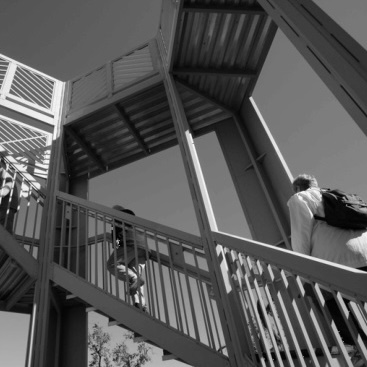
#> input picture Exercise2/data/input/greyscale_image.jpg, 367 x 367 px; its folder holds 2 pictures in this run
$ jupyter execute exercise_2.ipynb   (older library calls are emulated)
#> lines starting #> are read from the running program, lines starting #| are printed output that depends on the picture; after the words box and inside, x2 and y2 are one past the last pixel; in counts of white or black regions, pixels touching at a corner belong together
*Put your input image files in `data/input`.*

[cell 1]
import os
import cv2
import numpy as np
import matplotlib.pyplot as plt
from skimage.feature import blob_log, blob_dog, blob_doh, corner_harris, corner_peaks
np.random.seed(42)
H, W = 256, 256 # Image dimensions

## Helper Functions

[cell 2]
def read_image(filename, format='gray'):
    """
    Read image from file and convert to specified format.
    """
    basepath = os.path.curdir
    img = cv2.imread(os.path.join(basepath, 'data', 'input', filename))
    if format == 'gray':
        img = cv2.cvtColor(img, cv2.COLOR_BGR2GRAY)
    elif format == 'rgb':
        img = cv2.cvtColor(img, cv2.COLOR_BGR2RGB)
    img = cv2.resize(img, (256, 256))
    return img.astype(np.float64)

[cell 3]
def make_blob_image(
    radii: list = [4, 8, 16, 32, 64],
    size: int = 256,
    overlap: float = 0.0,
) -> tuple:
    """
    Synthetic black image with white filled circles of given radii.
    Circles are placed left-to-right with controlled spacing.

    Parameters
    ----------
    radii   : list of int — radii of circles to draw
    size    : int         — image is (size x size)
    overlap : float       — fraction of the smaller circle's radius
                           by which adjacent circles may overlap.
                           0.0  = circles just touch (default, no overlap)
                           0.5  = circles overlap by 50% of the smaller radius
                           -0.5 = extra gap equal to 50% of the smaller radius

    Returns
    -------
    img     : np.ndarray (size, size, uint8)
    centres : list of (cx, cy) tuples
    """
#> called with size = 256, overlap = 0
    img = np.zeros((size, size), dtype=np.uint8)
    centres = []
    cy = size // 2

    # Place first circle: its left edge starts at one radius from the border
    cx = radii[0] + 5

    for i, r in enumerate(radii):
        centres.append((cx, cy))
        cv2.circle(img, (cx, cy), r, 255, -1)

        if i < len(radii) - 1:
            r_next = radii[i + 1]
            gap = overlap * min(r, r_next)
            # next centre = current centre + current radius + next radius - gap
            cx = cx + r + r_next - int(gap)
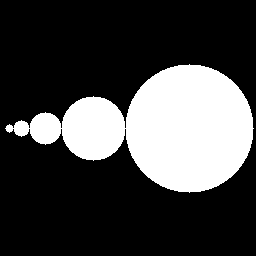
#> img: shape (256, 256); 26.1% white; 1 white region, box (x1, y1, x2, y2) and area: (5, 64, 254, 193) 17101
#> after the loop, cx = 189

    return img, centres

[cell 4]
sample_blob_img = make_blob_image(overlap=0.0)
plt.imshow(sample_blob_img[0], cmap='gray'); plt.title('Synthetic Blob Image'); plt.axis('off'); plt.show()

[cell 5]
def make_ellipse_image(
    aspect_ratios: list = [2.0, 3.0, 4.0],
    base_radius: int = 40,
    size: int = 256,
    gap_px: int = 5,
    angle: float = 90.0,
) -> tuple:
    """
    Synthetic black image with white filled ellipses of varying aspect ratios.
    Major axis is always base_radius; minor axis = base_radius / aspect_ratio.

    Parameters
    ----------
    aspect_ratios : list of float — major/minor axis ratio.
                    1.0 = circle, 2.0 = twice as wide as tall, etc.
    base_radius   : int   — length of the major axis (semi-axis a) in pixels
    size          : int   — image is (size x size)
    gap_px        : int   — fixed pixel gap between adjacent ellipses
    angle         : float — rotation of all ellipses in degrees (0 = horizontal)

    Returns
    -------
    img     : np.ndarray (size x size, uint8)
    centres : list of (cx, cy) tuples
    axes    : list of (a, b) tuples — (major, minor) semi-axes for each ellipse
    """
#> called with base_radius = 40, size = 256, gap_px = 5, angle = 90
    img = np.zeros((size, size), dtype=np.uint8)
    centres = []
    axes_list = []
    cy = size // 2
    cx = base_radius + gap_px   # left margin for first ellipse

    for i, ar in enumerate(aspect_ratios):
        a = base_radius                     # major semi-axis (horizontal)
        b = max(1, int(base_radius / ar))   # minor semi-axis (vertical)

        centres.append((cx, cy))
        axes_list.append((a, b))
        cv2.ellipse(img, (cx, cy), (a, b), angle, 0, 360, 255, -1)

        if i < len(aspect_ratios) - 1:
            # next centre clears current major axis + next major axis + gap
            cx = cx + a + base_radius + gap_px
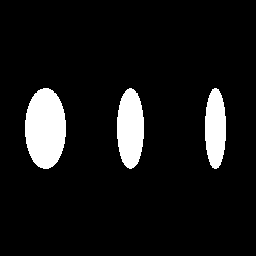
#> img: shape (256, 256); 8.7% white; 3 white regions, box (x1, y1, x2, y2) and area: (25, 88, 66, 169) 2615, (117, 88, 144, 169) 1723, (205, 88, 226, 169) 1351
#> after the loop, axes_list = [(40, 20), (40, 13), (40, 10)]; centres = [(45, 128), (130, 128), (215, 128)]; cx = 215
#> in read_image, img is the input picture: shape (367, 367, 3); min 0, max 255, mean 87.1

    return img, centres, axes_list

[cell 6]
sample_ellipse_img = make_ellipse_image()
plt.imshow(sample_ellipse_img[0], cmap='gray'); plt.title('Synthetic Ellipse Image'); plt.axis('off'); plt.show()

[cell 7]
def rotate_image(image: np.ndarray, angle_deg: float) -> np.ndarray:
    """Rotate image about its centre. Empty regions are filled with black."""
    h, w = image.shape[:2]
    M = cv2.getRotationMatrix2D((w / 2, h / 2), angle_deg, 1.0)
    return cv2.warpAffine(image, M, (w, h))

[cell 8]
def plot_1d(signals, labels=None, title=None, xlabel='Pixel', ylabel='Intensity', figsize=(10, 3.5)):
    labels = list(labels or []) + [f"Signal {i+1}" for i in range(len(labels or []), len(signals))]
    fig, ax = plt.subplots(figsize=figsize)
    for signal, label in zip(signals, labels):
        ax.plot(signal, label=label, linewidth=1.5)
    ax.set_title(title or '', fontsize=11, fontweight='bold')
    ax.set_xlabel(xlabel); ax.set_ylabel(ylabel)
    ax.legend(fontsize=9); ax.grid(True, alpha=0.3)
    plt.tight_layout(); plt.show()
    return fig, ax

## Question 1: Edge Detection

### (1a) Compute and visualise image gradients manually

1. Use `cv2.filter2D()` and the Sobel kernels $S_x \text{ and } S_y$ defined explicitly as NumPy arrays **(do not use `cv2.Sobel()` directly** — define the kernels yourself), and apply both to a greyscale image (any image of your choice).

2. Compute:
* Gradient components $G_x$ and $G_y$ at each pixel
* Gradient magnitude $\mid G \mid$ at each pixel
* Gradient orientation $\theta$ at each pixel

3. Visualise all four outputs. Use cmap='hsv' for the direction map so angular values are visually distinct.

4. What do you notice about where the magnitude is large vs. where the direction is meaningful?

[cell 9]
# Helper functions
def compute_gradient(image):
    Sx = np.array([[-1, 0, 1], [-2, 0, 2], [-1, 0, 1]], dtype=np.float64)
    Sy = np.array([[-1, -2, -1], [0, 0, 0], [1, 2, 1]], dtype=np.float64)

    Gx = cv2.filter2D(image, cv2.CV_64F, Sx)
    Gy = cv2.filter2D(image, cv2.CV_64F, Sy)
    return Gx, Gy

def compute_magnitude(image):
    Gx, Gy = compute_gradient(image)
    return np.sqrt(Gx**2 + Gy**2)

def compute_orientation(image):
    Gx, Gy = compute_gradient(image)
    return np.arctan2(Gy, Gx)

def plot_image(image, title):
    plt.imshow(image, cmap='gray')
    plt.title(title)
    plt.axis('off')
    plt.show()

def plot_image_gradients(Gx, Gy, magnitude, orientation):
    plt.figure(figsize=(14, 10))

    # Horizontal Gradient
    plt.subplot(2, 2, 1)
    plt.imshow(Gx, cmap='gray')
    plt.title('Gradient Component $G_x$ (Horizontal)')
    plt.colorbar()

    # Vertical Gradient
    plt.subplot(2, 2, 2)
    plt.imshow(Gy, cmap='gray')
    plt.title('Gradient Component $G_y$ (Vertical)')
    plt.colorbar()

    # Gradient Magnitude
    plt.subplot(2, 2, 3)
    plt.imshow(magnitude, cmap='gray')
    plt.title('Gradient Magnitude $|G|$')
    plt.colorbar()

    # Gradient Orientation
    plt.subplot(2, 2, 4)
    plt.imshow(orientation, cmap='hsv') # 'hsv' is cyclic, perfect for angular data
    plt.title('Gradient Orientation $\\theta$')
    plt.colorbar(label='Radians')

    plt.tight_layout()
    plt.show()

[cell 10]
img = read_image('greyscale_image.jpg')

# Calculate magnitude and orientation
Gx, Gy = compute_gradient(img)
magnitude = compute_magnitude(img)
orientation = compute_orientation(img)

# Plot
plot_image(img, 'Original Image')
plot_image_gradients(Gx, Gy, magnitude, orientation)

#### Answer
- Where the magnitude is large: The gradient magnitude $|G|$ is significantly large only at regions of rapid intensity transitions—specifically along edges or object boundaries. In flat regions like backgrounds, the magnitude drops to or near zero.
- Where the direction is meaningful: The calculated direction $\theta$ is only reliable and physically meaningful where the magnitude is large

### (1b) Noise sensitivity of Derivatives

1. Derivatives amplify noise. Verify this by:

* Adding Gaussian noise $(\sigma_{noise}=15)$ to your image
* Computing gradient magnitude on the noisy image without any pre-smoothing
* Computing gradient magnitude *with* Gaussian pre-smoothing at three different scales

2. Plot the gradient magnitude cross-section through a known edge for all four cases using `plot_1d()`.

3. How does increasing $\sigma$ affect: (a) the noise in the gradient, and (b) the sharpness and position of the edge response? What is the fundamental trade-off being made here?

[cell 11]
# Helper functions
def compute_magnitudes_smoothed(noisy_img, sigmas):
    magnitudes_smoothed = []
    for sigma in sigmas:
        smoothed_img = cv2.GaussianBlur(noisy_img, (0, 0), sigmaX=sigma, sigmaY=sigma)
        magnitude = compute_magnitude(smoothed_img)
        magnitudes_smoothed.append(magnitude)
    return magnitudes_smoothed

def plot_grad_mag_cross_section(magnitude_no_smoothing, magnitudes_smoothed):
    row_idx = 128
    x_axis = np.arange(img.shape[1])

    plt.figure(figsize=(14, 10))
    plt.plot(x_axis, magnitude_no_smoothing[row_idx, :], label='No Smoothing ($\sigma=0$)', alpha=0.6)
    plt.plot(x_axis, magnitudes_smoothed[0][row_idx, :], label='Smoothed ($\sigma=1$)', linewidth=2)
    plt.plot(x_axis, magnitudes_smoothed[1][row_idx, :], label='Smoothed ($\sigma=3$)', linewidth=2)
    plt.plot(x_axis, magnitudes_smoothed[2][row_idx, :], label='Smoothed ($\sigma=5$)', linewidth=2)

    plt.title('1D Cross-Section of Gradient Magnitude Across an Edge')
    plt.xlabel('Pixel X-Coordinate')
    plt.ylabel('Gradient Magnitude')
    plt.legend()
    plt.grid(True)
    plt.show()

[cell 12]
sigma_noise = 15
sigmas = [1, 2, 4]

noise = np.random.normal(0, sigma_noise, img.shape)
noisy_img = img + noise
noisy_img = np.clip(noisy_img, 0, 255)

# Calculate magnitude with and without Gaussian pre-smoothing
magnitude_no_smoothing = compute_magnitude(noisy_img)
magnitudes_smoothed = compute_magnitudes_smoothed(noisy_img, sigmas)
#> after the loop in compute_magnitudes_smoothed, `for sigma in sigmas:`:
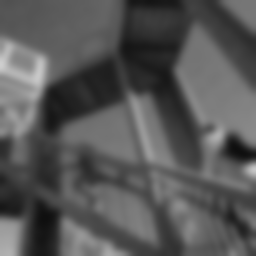
#> smoothed_img: shape (256, 256) float64; min 14.85, max 206.9, mean 87.1
#> after the loop in compute_magnitudes_smoothed, `for sigma in sigmas:`: magnitudes_smoothed = 3 items
#> magnitudes_smoothed = 3 items

# Plot
plot_grad_mag_cross_section(magnitude_no_smoothing, magnitudes_smoothed)
#> in plot_grad_mag_cross_section, `plt.show()`:
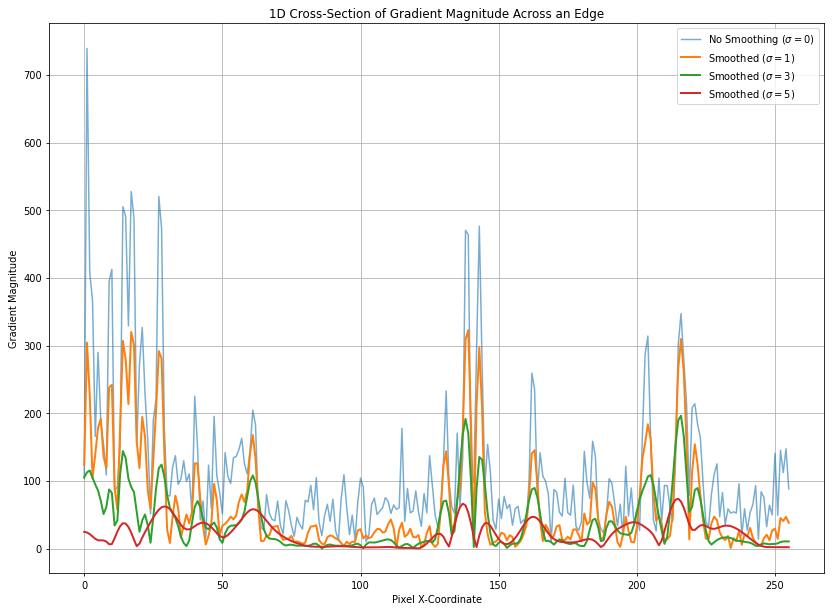
#> figure drawn by matplotlib, 1 panel; curve peaks at x = 1, y = 739; curve peaks at x = 139, y = 323; curve peaks at x = 216, y = 196.7

#### Answer
(a) How increasing $\sigma$ affects noise in the gradient
- Effect: Increasing $\sigma$ drastically reduces noise spikes in the gradient magnitude.
- Reasoning: Taking derivatives operates like a high-pass filter; it calculates differences between neighboring pixels. High-frequency random noise creates large pixel-to-pixel differences, causing massive, erratic spikes in the gradient. A Gaussian filter functions as a low-pass filter. Increasing $\sigma$ averages out these rapid intensity fluctuations over a wider window, attenuating high-frequency noise before the derivative operator can amplify it.

(b) How increasing $\sigma$ affects sharpness and position of the edge response
- Sharpness: Increasing $\sigma$ decreases the sharpness of the edge response. The peak of the gradient magnitude becomes wider, flatter, and more smeared across neighboring pixels instead of being a sharp localized spike.
- Position: The true spatial position of the peak remains centered at the exact location of the edge (due to the symmetric properties of the Gaussian kernel), but identifying the precise center point becomes harder because the peak is structurally blunted.

(c) The fundamental trade-off
- Low Smoothing (Small $\sigma$):
  - Bad noise reduction: Gradients are corrupted by random noise
  - High edge localization: Precise spatial pinpointing of boundaries
- High Smoothing (Large $\sigma$)
  - Good noise reduction: Smooth, clean gradient signals
  - Poor edge localization: Blurred, smeared, and poorly resolved boundaries

### (1c) Comparing Sobel, LoG, and Canny on noisy images

1. On the previously corrupted image apply three edge detectors:

* Sobel (with Gaussian smoothing)
* Laplacian of Gaussian (LoG)- apply `cv2.Laplacian()` after Gaussian smoothing, then threshold zero-crossings
* Canny (experiment with the sigmas and thresholds to get the best results on your image)

2. Visualise the results. Which produces the cleanest, thinnest edges? Which is most sensitive to noise? Discuss why LoG produces double edges at boundaries while Canny does not.

[cell 13]
# Helper functions
def get_sobel_edges(image, threshold_val = 50):
    Gx = cv2.Sobel(image, cv2.CV_64F, 1, 0, ksize = 3)
    Gy = cv2.Sobel(image, cv2.CV_64F, 0, 1, ksize = 3)
    magnitude = np.sqrt(Gx**2 + Gy**2)
    _, edge_mask = cv2.threshold(magnitude, threshold_val, 255, cv2.THRESH_BINARY)
    return edge_mask, magnitude

def get_log_edges(image, magnitude_mask=None):
    laplacian = cv2.Laplacian(image, cv2.CV_64F, ksize=3)

    # Locate zero crossings via morphological dilation and erosion
    min_lap = cv2.erode(laplacian, np.ones((3, 3)))
    max_lap = cv2.dilate(laplacian, np.ones((3, 3)))

    zero_crossings = np.zeros_like(laplacian, dtype=np.uint8)
    zero_crossings[(min_lap < 0) & (max_lap > 0)] = 255

    # Enforce noise mitigation constraint if a mask is passed
    if magnitude_mask is not None:
        _, validation_mask = cv2.threshold(magnitude_mask, 20, 255, cv2.THRESH_BINARY)
        zero_crossings = cv2.bitwise_and(zero_crossings, validation_mask.astype(np.uint8))

    return zero_crossings

def get_canny_edges(image, low_threshold=50, high_threshold=150):
    img_8u = np.clip(image, 0, 255).astype(np.uint8)
    return cv2.Canny(img_8u, low_threshold, high_threshold)

def plot_edge_comparison(original, sobel, log, canny):
    titles = ['Original Noisy', 'Sobel (Thresholded)', 'LoG Zero-Crossings', 'Canny']
    images = [original, sobel, log, canny]

    plt.figure(figsize=(14, 10))
    for i in range(4):
        plt.subplot(1, 4, i + 1)
        plt.imshow(images[i], cmap='gray')
        plt.title(titles[i])
        plt.axis('off')
    plt.tight_layout()
    plt.show()

[cell 14]
sigma = 1.5
smoothed_img = cv2.GaussianBlur(noisy_img, (0, 0), sigmaX=sigma, sigmaY=sigma)

# Run Edge Detection Functions
sobel_edges, sobel_mag = get_sobel_edges(smoothed_img, 50)
#> in get_sobel_edges, `magnitude = np.sqrt(Gx**2 + Gy**2)`:
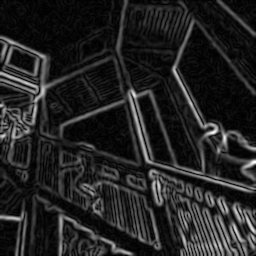
#> magnitude: shape (256, 256) float64; min 0, max 351.8, mean 49.2; drawn with min black and max white
#> in get_sobel_edges, `_, edge_mask = cv2.threshold(magnitude, threshold_val, 255, cv2.THRESH..`: edge_mask: shape (256, 256) float64; 33.1% white; 96 white regions (70 under 20 px), largest, box (x1, y1, x2, y2) and area: (0, 0, 256, 194) 9868, (148, 169, 256, 256) 4691, (41, 149, 162, 251) 3132
log_edges = get_log_edges(smoothed_img, sobel_mag)
#> in get_log_edges, `laplacian = cv2.Laplacian(image, cv2.CV_64F, ksize=3)`:
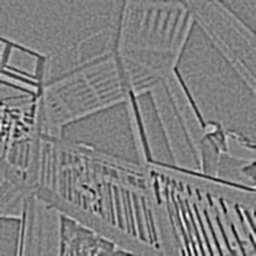
#> laplacian: shape (256, 256) float64; min -129.8, max 127.8, mean 0; drawn with min black and max white
#> in get_log_edges, `min_lap = cv2.erode(laplacian, np.ones((3, 3)))`:
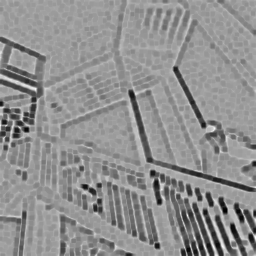
#> min_lap: shape (256, 256) float64; min -129.8, max 70.9, mean -16.3; drawn with min black and max white
#> in get_log_edges, `max_lap = cv2.dilate(laplacian, np.ones((3, 3)))`:
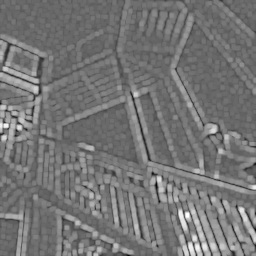
#> max_lap: shape (256, 256) float64; min -79.5, max 127.8, mean 15.9; drawn with min black and max white
#> in get_log_edges, `_, validation_mask = cv2.threshold(magnitude_mask, 20, 255, cv2.THRESH..`: validation_mask: shape (256, 256) float64; 60.5% white; 723 black regions (654 under 20 px), largest, box (x1, y1, x2, y2) and area: (0, 0, 122, 81) 5540, (180, 28, 256, 141) 3970, (64, 106, 136, 161) 1925
#> in get_log_edges, `zero_crossings = cv2.bitwise_and(zero_crossings, validation_mask.astyp..`:
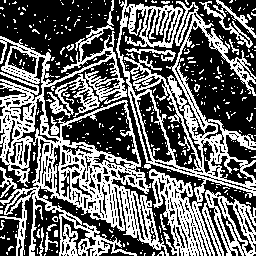
#> zero_crossings: shape (256, 256); 41.4% white in thin lines or dots
canny_edges = get_canny_edges(smoothed_img, 50, 100)
#> in get_canny_edges, `return cv2.Canny(img_8u, low_threshold, high_threshold)`:
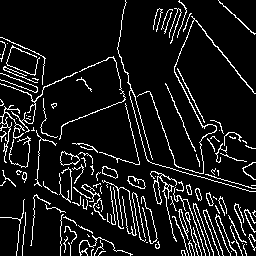
#> returned value: shape (256, 256); 9.7% white in thin lines or dots

# Run Final Layout
plot_edge_comparison(noisy_img, sobel_edges, log_edges, canny_edges)
